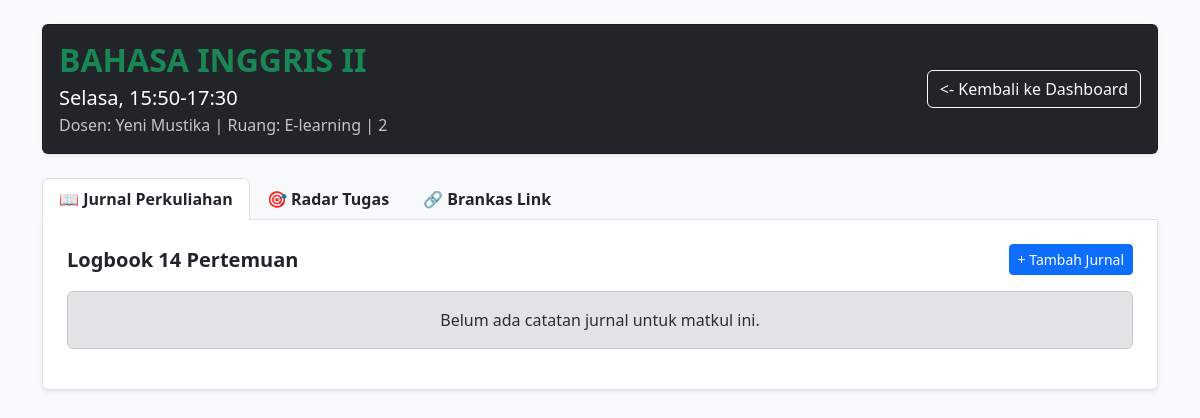
/detail/3 (signed in), run on the app's committed database.
### tables this page shows
CREATE TABLE jadwal (
        id INTEGER PRIMARY KEY AUTOINCREMENT,
        matkul TEXT NOT NULL,
        dosen TEXT NOT NULL,
        hari TEXT NOT NULL,
        jam TEXT NOT NULL,
        sks INTEGER NOT NULL,
        ruang TEXT NOT NULL,
        semester INTEGER NOT NULL
    );

### app.py (the view)
@app.route('/detail/<int:id_jadwal>')
def detail_kelas(id_jadwal):
    if not session.get('sudah_login'):
        return redirect(url_for('login'))
    conn = get_db_connection()
    matkul_info = conn.execute('SELECT * FROM jadwal WHERE id = ?', (id_jadwal,)).fetchone()
    data_jurnal = conn.execute('SELECT * FROM jurnal WHERE jadwal_id = ? ORDER BY pertemuan_ke ASC', (id_jadwal,)).fetchall()
    data_resources = conn.execute('SELECT * FROM resources WHERE jadwal_id = ?', (id_jadwal,)).fetchall()
    data_tugas = conn.execute('SELECT * FROM tugas WHERE matkul = ?', (matkul_info['matkul'],)).fetchall()
    conn.close()
    return render_template('detail_kelas.html', matkul=matkul_info, jurnal=data_jurnal, resources=data_resources, tugas=data_tugas)

### app.py (called while the page is built)
def get_db_connection():
    conn = sqlite3.connect('kuliah.db')
    conn.row_factory = sqlite3.Row
    return conn

### templates/detail_kelas.html (shortened to what this page needs)
<!DOCTYPE html>
<html lang="id">
<head>
    <link rel="stylesheet" href="https://cdn.jsdelivr.net/npm/bootstrap@5.3.3/dist/css/bootstrap.min.css">
</head>
<body class="bg-light">
    <div class="container mt-4">
        <div class="card bg-dark text-white mb-4 shadow-sm">
            <div class="card-body d-flex flex-column flex-md-row justify-content-between align-items-md-center">
                <div>
                    <h2 class="fw-bold mb-1 text-success">{{ matkul.matkul | upper }}</h2>
                    <p class="mb-0 fs-5">{{ matkul.hari }}, {{ matkul.jam }}</p>
                    <p class="mb-0 text-light opacity-75">Dosen: {{ matkul.dosen }} | Ruang: {{ matkul.ruang }} | {{ matkul.sks }}</p>
                </div>
                <div class="mt-3 mt-md-0">
                    <a href="/" class="btn btn-outline-light w-100"><- Kembali ke Dashboard</a>
                </div>
            </div>
        </div>
        <ul class="nav nav-tabs" id="myTab" role="tablist">
            <li class="nav-item" role="presentation">
                <button class="nav-link active fw-bold text-dark" data-bs-toggle="tab" data-bs-target="#jurnal">📖 Jurnal Perkuliahan</button>
            </li>
            <li class="nav-item" role="presentation">
                <button class="nav-link fw-bold text-dark" data-bs-toggle="tab" data-bs-target="#tugas">🎯 Radar Tugas</button>
            </li>
            <li class="nav-item" role="presentation">
                <button class="nav-link fw-bold text-dark" data-bs-toggle="tab" data-bs-target="#resources">🔗 Brankas Link</button>
            </li>
        </ul>
        <div class="tab-content bg-white border border-top-0 p-4 mb-5 shadow-sm rounded-bottom">
            <div class="tab-pane fade show active" id="jurnal">
                <div class="d-flex justify-content-between align-items-center mb-3">
                    <h5 class="fw-bold mb-0">Logbook 14 Pertemuan</h5>
                    <button class="btn btn-sm btn-primary" data-bs-toggle="modal" data-bs-target="#modalTambahJurnal">+ Tambah Jurnal</button>
                </div>
                {% if jurnal %}
                    <div class="accordion" id="accordionJurnal">
                        {% for j in jurnal %}
                        <div class="accordion-item">
                            <h2 class="accordion-header" id="heading{{ j.id}}">
                                <button class="accordion-button collapsed fw-bold" type="button" data-bs-toggle="collapse" data-bs-target="#collapse{{ j.id }}">
                                    Pertemuan {{ j.pertemuan_ke }} &nbsp; <span class="badge bg-secondary ms-2">{{ j.tanggal }}</span>
                                </button>
                            </h2>
                            <div class="accordion-collapse collapse" id="collapse{{ j.id }}" data-bs-parent="#accordionJurnal">
                                <div class="accordion-body bg-light">
                                    {{ j.materi }}
                                </div>
                            </div>
                        </div>
                        {% endfor %}
                    </div>
                {% else %}
                    <div class="alert alert-secondary text-center">Belum ada catatan jurnal untuk matkul ini.</div>
                {% endif %}
            </div>
        </div>
    </div>
</body>
</html>

### data on the page
jadwal: matkul "BAHASA INGGRIS II", hari "Selasa", jam "15:50-17:30", dosen "Yeni Mustika", ruang "E-learning", sks "2"
